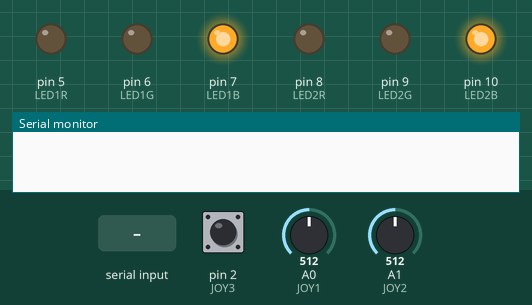
This sketch was run on a simulated Arduino Uno, built with avr-gcc and run on an emulated ATmega328P. Shown: output pins drawn as LEDs (lit = HIGH), the last lines printed to the serial monitor. The inputs (shaded band) are chosen by the test bench; at power-on: pin 2 (JOY3) HIGH, A0 (JOY1) = 512, A1 (JOY2) = 512.

Above: at 2.5 s.
3.5 s: "B" received over Serial
At 5.7 s:
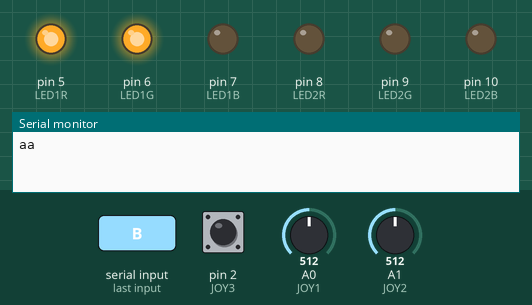
6.0 s: "A" received over Serial
At 7.1 s:
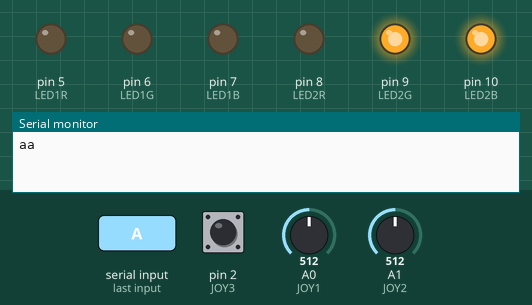
7.5 s: "R" received over Serial
At 8.4 s:
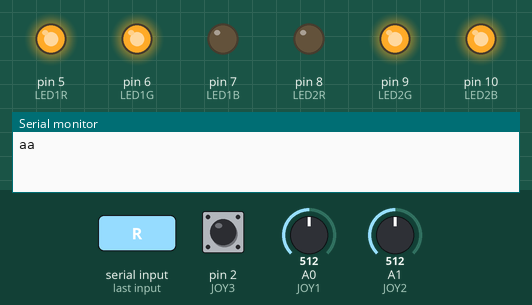
9.0 s: "L" received over Serial
At 9.6 s:
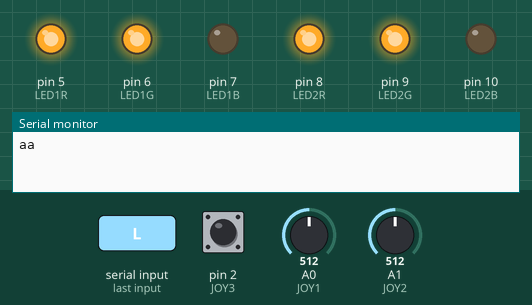
10.5 s: "T" received over Serial
At 10.9 s:
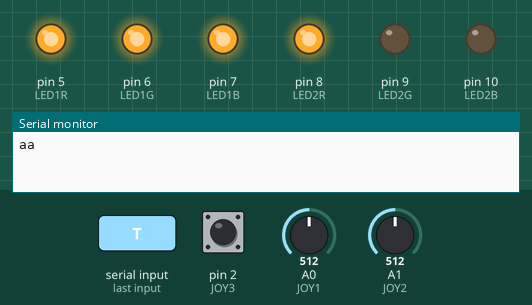
12.0 s: "M" received over Serial
At 13.4 s:
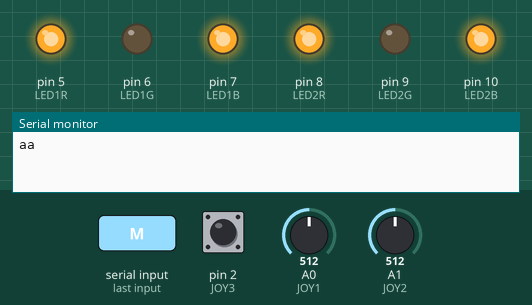
Timing chart, 0 to 14.5 s (numbered marks = the images above; inputs shaded):
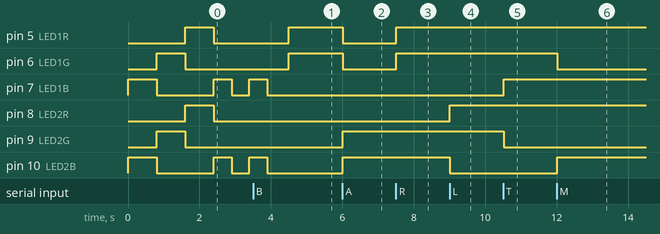

Measured:
- after the input at 3.5 s, pin 5 (LED1R), pin 6 (LED1G): LOW → HIGH after 1.0 s; pin 7 (LED1B), pin 10 (LED2B): goes on until 3.9 s, then stays LOW
- after the input at 6.0 s, pin 5 (LED1R), pin 6 (LED1G): HIGH → LOW at once; pin 9 (LED2G), pin 10 (LED2B): LOW → HIGH at once
- after the input at 7.5 s, pin 5 (LED1R), pin 6 (LED1G): LOW → HIGH at once
- after the input at 9.0 s, pin 8 (LED2R): LOW → HIGH at once; pin 10 (LED2B): HIGH → LOW at once
- after the input at 10.5 s, pin 7 (LED1B): LOW → HIGH at once; pin 9 (LED2G): HIGH → LOW at once
- after the input at 12.0 s, pin 6 (LED1G): HIGH → LOW at once; pin 10 (LED2B): LOW → HIGH at once

The sketch:

Remote.ino
```cpp
//-----------------------------------------------------------------
//
// ArduiBAG - Michaël d'AURIA
// 27/08/2014
//
// Remote control part
//
//-----------------------------------------------------------------

#include <SoftwareSerial.h> // Serial library

//----------------------------
// Hardware configuration
//----------------------------

// Joystick PIN
#define JOY1 0 // Analog
#define JOY2 1 // Analog
#define JOY3 2 // Digital

// LED 1 PIN
#define LED1R 5 //LED 1 Red
#define LED1G 6 //LED 1 Greed
#define LED1B 7 //LED 1 Blue

// LED 2 PIN
#define LED2R 8 //LED 2 Red
#define LED2G 9 //LED 2 Ged
#define LED2B 10 //LED 2 Blue

//Oldcode
char oldcode=1;

//----------------------------------
// SETUP
//----------------------------------

void setup() {

  //JOSTICK SWITCH
  pinMode(JOY3, INPUT);

  //LED 1 initialisation
  pinMode(LED1R, OUTPUT);
  pinMode(LED1G, OUTPUT);
  pinMode(LED1B, OUTPUT);

  //LED 2 initialisation
  pinMode(LED2R, OUTPUT);
  pinMode(LED2G, OUTPUT);
  pinMode(LED2B, OUTPUT);

 // enable internal pullup - will then read high unless button is pressed to connect to Gnd
  digitalWrite (JOY3, HIGH); // Activate switch

  // Serial communication for BLUETOOTH
  Serial.begin(9600); // Or 9600, 38400 depending on your firmware version

  //-------------------
  // TESTING LEDS
  //-------------------

      //Blue
      LED (1, 1);
      LED (2, 1);
      delay (800);

      // Green
      LED (1, 10);
      LED (2, 10);
      delay (800);

      // Red
      LED (1, 100);
      LED (2, 100);
      delay (800);

  //---------------------------
  // waiting for the bag
  //---------------------------

   while(!Serial.available()) {
      LED (1, 1);
      LED (2, 1);
      delay(500);
      LED (1, 0);
      LED (2, 0);
      delay(500);
      Serial.write('a');
  }
}

//----------------------------------
// MAIN LOOP
//----------------------------------

void loop() {

  char code;

  code = AJoyst();

  if (code and code!=oldcode) {
    Serial.print(code);
    oldcode = code;
  }
   if (Serial.available()){
    allumeLED(Serial.read());
  }
}

//----------------------------------
// JOYSTICK TESTER
//----------------------------------

char AJoyst() {

  int val1 = 0;
  int val2 = 0;
  int val3 = 0;

  val1 = analogRead(JOY1);
  delay(100);
  val2 = analogRead(JOY2);
  //delay(100);
  val3 = digitalRead(JOY3);


  //CLICK
  if (val1>510 and val1<530 and val2>510 and val2<530 and val3==0)return 'a';

  //LEFT
  if (val1>510 and val1<530 and val2>1000)return 'A';

  //RIGHT
  if (val1>510 and val1<530 and val2<20)return 'B';

  //DOWN
  if (val1<20 and val2>510 and val2<530)return 'C';

  //UP
  if (val1>1000 and val2>510 and val2<530)return 'D';

  //UP-LEFT
  //if (val1<20 and val2<20) return 'E';

  //haut-droit
  //if (val1>1000 and val2<10) return 'F';

  //bas-gauche
  //if (val1<20 and val2>1000) return 'G';

  //bas-droite
  //if (val1>1000 and val2>1000) return 'H';

  return 0;

}

void allumeLED(char action) {
  switch (action) {

    case 'B' :
      LED(1, 110);
      LED(2, 0);
      oldcode = 1;
    break;

    case 'A' :
      LED(1, 0);
      LED(2, 11);
      oldcode = 1;
    break;

    case 'R' :
      LED(1, 110);
    break;

    case 'L' :
      LED (2, 110);
    break;

    case 'S' :
      LED (1, 100);
      LED (2, 100);
    break;

    case 'T' :
      LED (1, 111);
      LED (2, 100);
    break;

    case 'M' :
      LED (1, 101);
      LED (2, 101);
    break;

    default:
      LED(1,0);
      LED(2,0);
    break;

  }
}

//LED
void LED(char ledNumber, char colorCode) {

  char r,g,b;

  r = colorCode / 100 % 10;
  g = colorCode / 10 % 10;
  b = colorCode % 10;

  //LED 1
  if (ledNumber==1) {
   digitalWrite(LED1R, r);
   digitalWrite(LED1G, g);
   digitalWrite(LED1B, b);
  } else {
  //LED 2
   digitalWrite(LED2R, r);
   digitalWrite(LED2G, g);
   digitalWrite(LED2B, b);
  }

}
```
